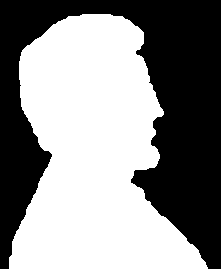
%> input picture praticas/lincoln.tif, 221 x 269 px
$ octave aula19.m   (GNU Octave 9; MATLAB toolbox functions it lacks are replaced by stand-ins)
%> lines starting %> are read from the running program, lines starting %| are printed output that depends on the picture; in (x1, y1, x2, y2) boxes, pixels count from 0 and x2, y2 are one past the last pixel; in counts of white or black regions, pixels touching at a corner belong together; the program's own positions count from 1
clc;
clear all;
close all;

f = imread('lincoln.tif');
%> f: size 269x221 logical; 54.6% white; 1 black region, box (x1, y1, x2, y2) and area: (0, 0, 221, 269) 26994
f(end-10:end,:) = 0;
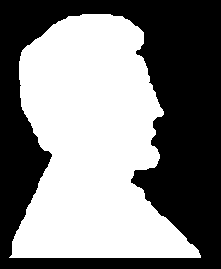
%> f: size 269x221 logical; 51% white; 1 black region, box (x1, y1, x2, y2) and area: (0, 0, 221, 269) 29157
f2 = repmat(f,2,2);
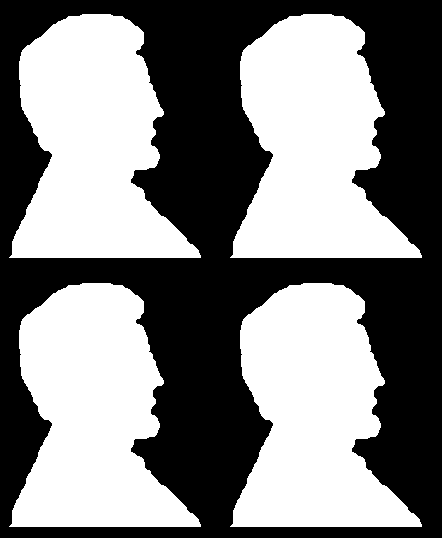
%> f2: size 538x442 logical; 51% white; 1 black region, box (x1, y1, x2, y2) and area: (0, 0, 442, 538) 116628
[L,n] = bwlabel(f2);
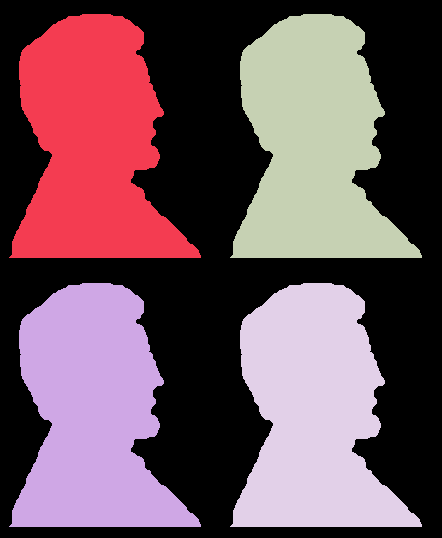
%> L: size 538x442 double; 5 distinct labels, from 0 to 4; one colour per label, 0 black
%> n = 4
imshow(L,[]);
L2 = L==4;
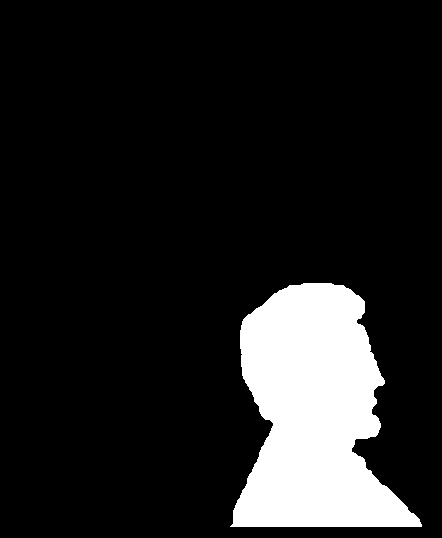
%> L2: size 538x442 logical; 12.7% white; 1 white region, box (x1, y1, x2, y2) and area: (230, 283, 422, 527) 30292
P = bwperim(L2);
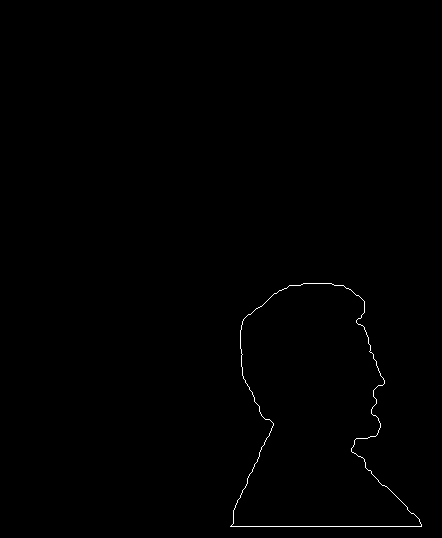
%> P: size 538x442 logical; 0.33% white in thin lines or dots, all inside (x1, y1, x2, y2) = (230, 283, 422, 527)
figure,
imshow(P);
area = sum(L2(:));
%> area = 30292
perimetro = sum(P(:));
%> perimetro = 789
compacidade = (perimetro^2)/area
%> compacidade = 20.55
B = bwboundaries(L2);
%> B = 1 boundary; box (x1, y1, x2, y2) and points: (230, 283, 422, 527) 790
numel(f2)
%> ans = 237796
numel(B{1})
%> ans = 1580
